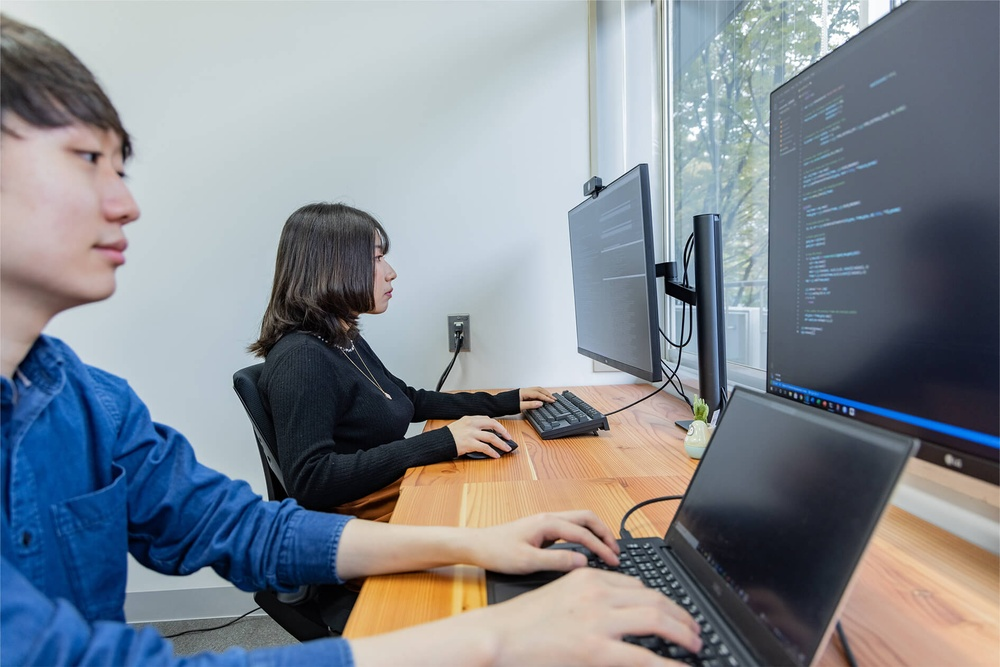
#> input picture backend/images/komei01.jpg, 1000 x 667 px, shrunk from 1891 x 1261 before the run, found by its file name
$ python blur_demo.py
#> lines starting #> are read from the running program, lines starting #| are printed output that depends on the picture; after the words box and inside, x2 and y2 are one past the last pixel; in counts of white or black regions, pixels touching at a corner belong together
import cv2
import numpy as np

# 画像を読み込む
image_path = "backend/images/komei01.jpg"
mask_path = "backend/images/mask.jpg"
image = cv2.imread(image_path)
#> image is the input picture: shape (667, 1000, 3); mean B, G, R 144.4, 136.5, 130.3
mask = cv2.imread(mask_path, cv2.IMREAD_GRAYSCALE)
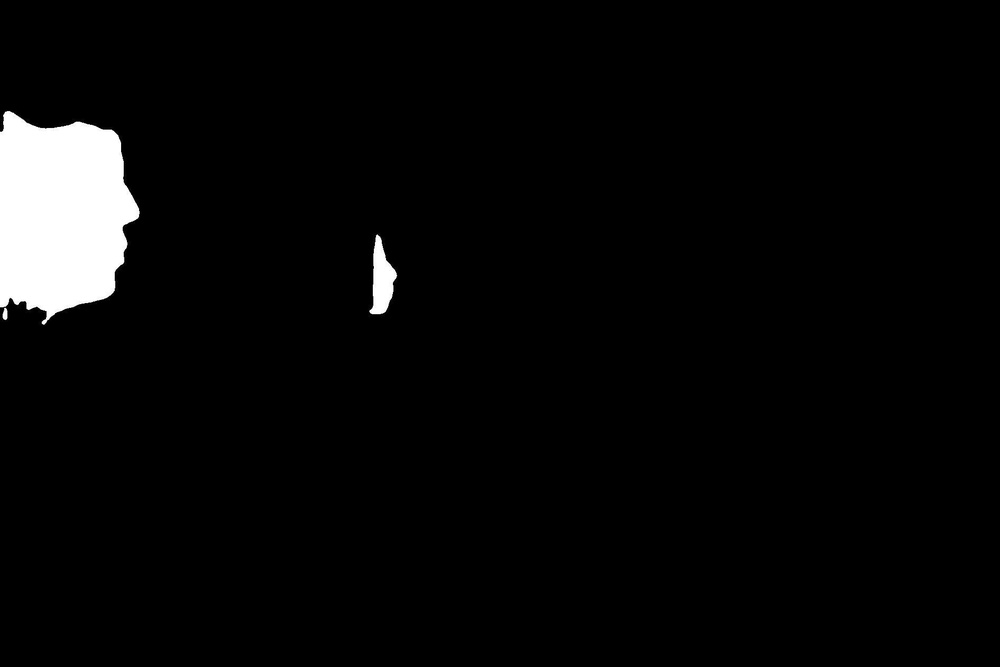
#> input picture backend/images/mask.jpg, 1000 x 667 px, shrunk from 1891 x 1261 before the run, found by its file name
#> mask is the input picture: shape (667, 1000); min 0, max 255, mean 9.1

# マスクを2値化する
_, binary_mask = cv2.threshold(mask, 127, 255, cv2.THRESH_BINARY)
#> binary_mask: shape (667, 1000); 3.6% white; 3 white regions, box (x1, y1, x2, y2) and area: (0, 111, 140, 325) 22404, (369, 235, 397, 314) 1236, (3, 308, 7, 320) 41

# ぼかし処理を適用
blurred_image = cv2.GaussianBlur(image, (23, 23), 30)
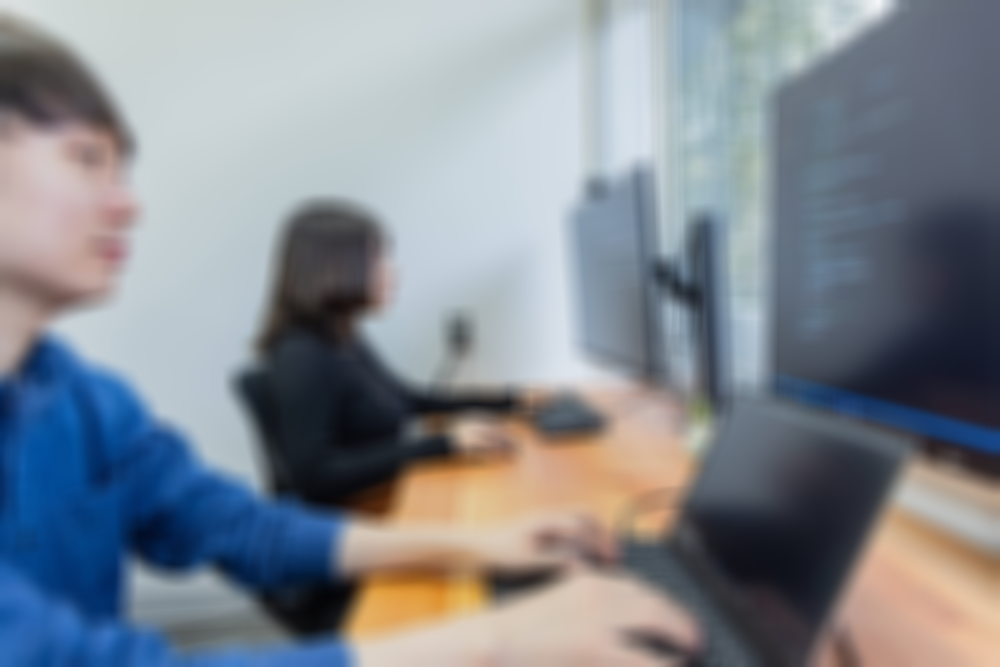
#> blurred_image: shape (667, 1000, 3); mean B, G, R 144.4, 136.5, 130.2

# ぼかし領域をマスクで選択
blurred_area = cv2.bitwise_and(blurred_image, blurred_image, mask=binary_mask)
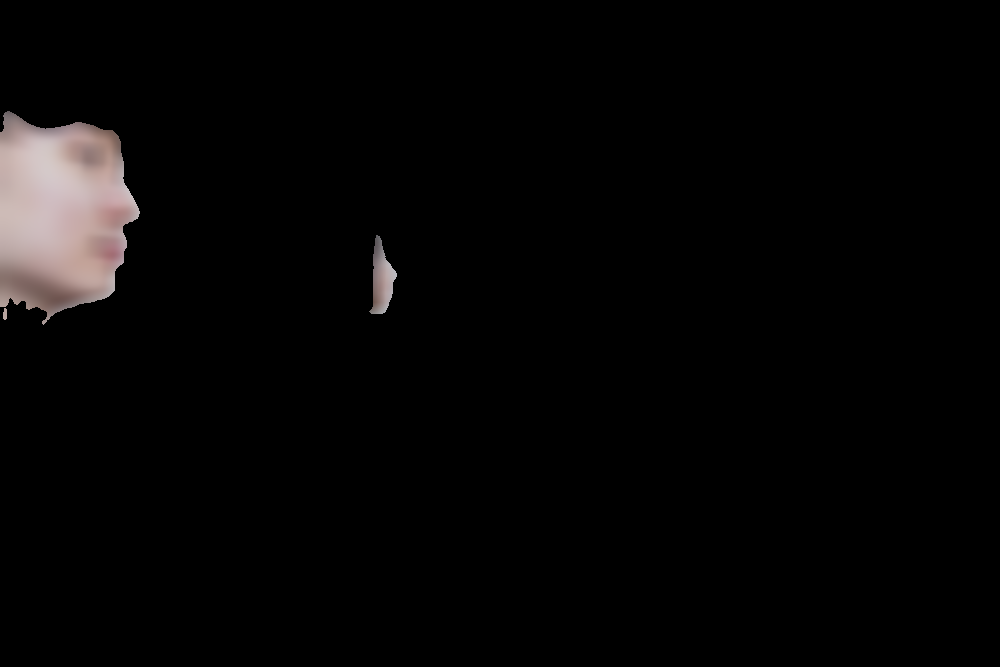
#> blurred_area: shape (667, 1000, 3); mean B, G, R 5.6, 5.6, 6.4

# マスクの反転を作成
inverse_mask = cv2.bitwise_not(binary_mask)
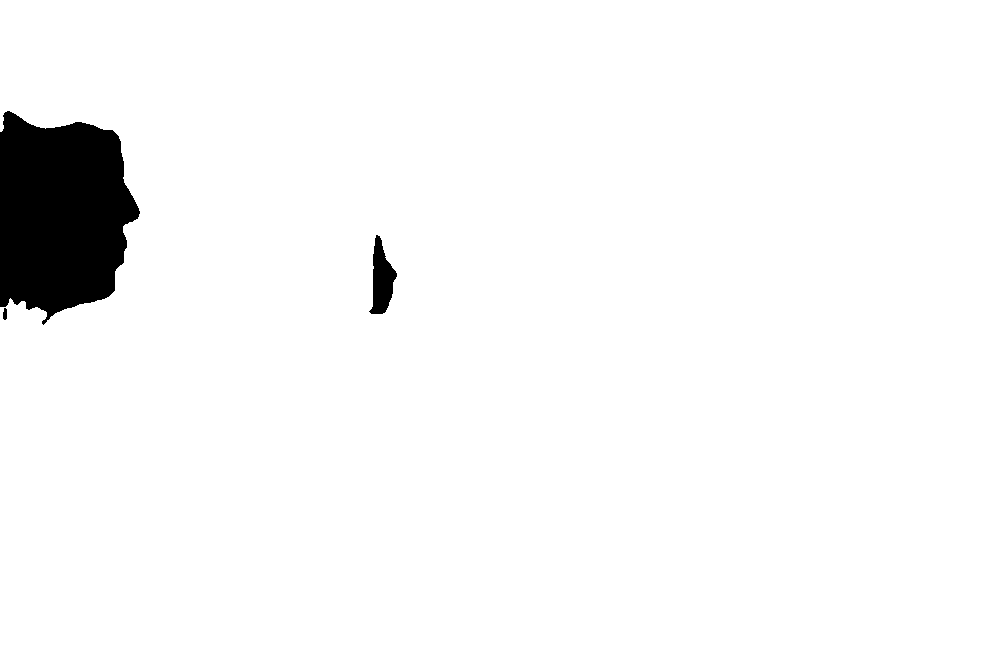
#> inverse_mask: shape (667, 1000); 96.4% white; 3 black regions, box (x1, y1, x2, y2) and area: (0, 111, 140, 325) 22404, (369, 235, 397, 314) 1236, (3, 308, 7, 320) 41

# 元の画像のマスク外領域を選択
original_area = cv2.bitwise_and(image, image, mask=inverse_mask)
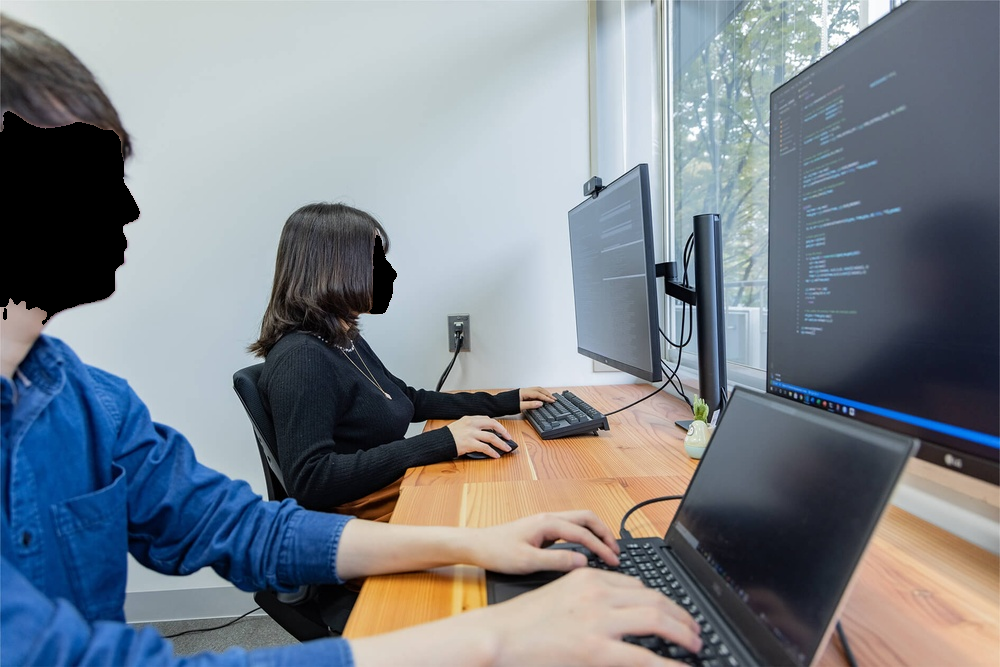
#> original_area: shape (667, 1000, 3); mean B, G, R 138.9, 130.9, 123.8

# ぼかし領域と元の領域を合成
final_image = cv2.add(blurred_area, original_area)

# 画像を表示する
# cv2.imshow("Blurred Image", final_image)
# cv2.waitKey(0)
# cv2.destroyAllWindows()

# ぼかした画像を保存する場合
cv2.imwrite("blurred_image.jpg", final_image)
